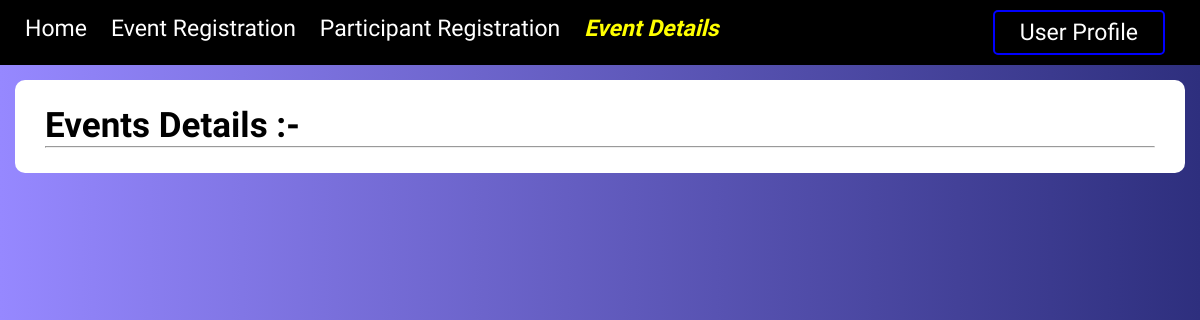
/event_detail, run on an earlier commit of the app's database.
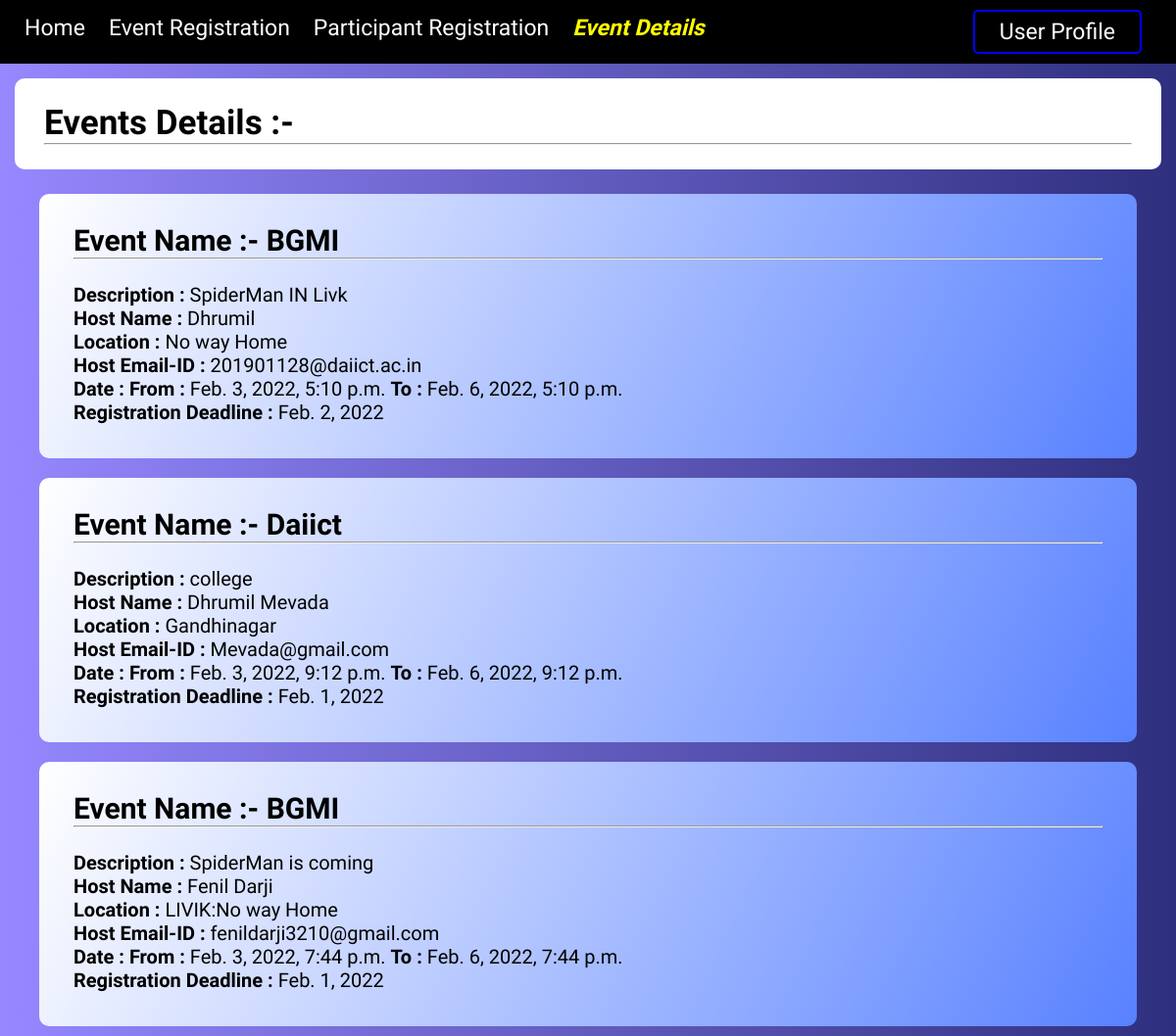
And on a later commit of the database.
### home/models.py (models this page shows)
class Event_Registration(models.Model):
    nEvent = models.CharField( max_length=122,default = "")
    name = models.CharField( max_length=122,default = "")
    desc = models.TextField( max_length=122,default = "")
    location = models.CharField( max_length=122,default = "")
    stime = models.DateTimeField( auto_now=False, auto_now_add=False)
    etime = models.DateTimeField(auto_now=False, auto_now_add=False)
    deadline = models.DateField(auto_now=False, auto_now_add=False)
    host_email = models.EmailField(max_length=244,default="",null=True)
    password = models.CharField(max_length=50)
    nop = models.IntegerField(default="0")

### home/views.py (the view)
# urls.py: path("event_detail", views.event_detail, name='event_detail'),
def event_detail(request):
    event_list = Event_Registration.objects.all().filter(deadline__gte = datetime.now())
    return render(request,"Event Details.html",{'event_list' : event_list})

### templates/Event Details.html (shortened to what this page needs)
<!DOCTYPE html>
<html lang="en">
  {% load static %}
  <head>
    <link rel="stylesheet" type="text/css" href="{% static 'CSS/cssfile.css'%}">
  </head>
  <body>
    <header>
      <nav>
        <ul>
          <div class="else">
            <a href="/">Home</a>
          </div>
          <div class="else">
            <a href="/event_registration">Event Registration</a>
          </div>
          <div class="else">
            <a href="/participant_registration">Participant Registration</a>
          </div>
          <div class="current">
            <a href="/event_detail">Event Details</a>
          </div>
          <div class="lg">
            <a href="/login"><span class = "right">User Profile</span></a>
          </div>
        </ul>
      </nav>
    </header>
    <div class="main3">
      <h1 class="container3">Events Details :- <hr></h1>
    </div>
      {% for event in event_list %}
      <div class="main4">
        <div class="container4">
          <div style="margin-bottom: 15px;">
            <h4 style="margin-bottom: 10px;">
              <h2>Event Name :- <b>{{event.nEvent}} </b></h2>
              <hr>
            </h4>
            <br>
            <p> <b>Description : </b> {{event.desc}} </p>
            <p> <b>Host Name : </b> {{event.name}}</p>
            <p> <b>Location : </b> {{event.location}} </p>
            <p> <b>Host Email-ID : </b>{{event.host_email}} </p>
            <p> <b>Date : From : </b>{{event.stime}} <b> To : </b>{{event.etime}}</p>
            <p> <b>Registration Deadline : </b>{{event.deadline}} </p>
          </div>
        </div>
      </div>
      {% endfor %}
    </body>
    </html>

### static/CSS/cssfile.css (style rules this page uses)
* { margin: 0; padding: 0; box-sizing: border-box; font-family: 'Dancing Script', cursive; font-family: 'Luxurious Roman', cursive; }
.right { align-items: right; text-align: center; text-decoration: none; font-size: 23px; float: right; margin: -5px 20px 0 0; padding: 7px 25px; color: white; border : 2px solid blue; border-radius: 5px; }
ul { list-style: none; margin: 0; padding: 10px; }
a { color: white; font-family: 'Dancing Script', cursive; font-family: 'Luxurious Roman', cursive; margin: 10px; text-align: center; text-decoration: none; font-size: 23px; font-weight: 500; }
nav { width: 100%; height: 60px; padding: 5px; }
body { background: linear-gradient(90deg,#9688ff,#2e2f7e); }
.main3 { display: block; position: sticky; top: 50px; justify-content: center; align-items: center; padding: 15px; }
.main4 { display: flex; padding: 10px; align-content: center; justify-content: center; margin: 0px 30px; }
header { width: 100%; height: 65px; background: rgb(0 0 0); position: sticky; top : 0; z-index: 500; }
.container3 { width: 100%; font-size: 35px; justify-content: center; align-items: center; background: white; padding: 25px 30px; border-radius: 10px; font-weight: 5000; }
.container4 { display: inline; background: linear-gradient(296deg,#5881ff,white); align-items: center; justify-content: center; width: 100vw; padding: 20px 35px; border-radius: 10px; font-size: 20px; }
.current { display: inline-block; border-radius: 5px; font-weight: 1000; }
.current a { color: yellow; font-weight: bold; font-style: oblique; }
.else { display: inline-block; }
.lg { display: inline-block; float: right; }

What changed in the data, as far as the page shows it:
added Event_Registration: nEvent "BGMI", desc "SpiderMan IN Livk", name "Dhrumil", location "No way Home", host_email "201901128@daiict.ac.in", stime "Feb. 3, 2022, 5:10 p.m.", etime "Feb. 6, 2022, 5:10 p.m.", deadline "Feb. 2, 2022"
added Event_Registration: nEvent "Daiict", desc "college", name "Dhrumil Mevada", location "Gandhinagar", host_email "Mevada@gmail.com", stime "Feb. 3, 2022, 9:12 p.m.", etime "Feb. 6, 2022, 9:12 p.m.", deadline "Feb. 1, 2022"
added Event_Registration: nEvent "BGMI", desc "SpiderMan is coming", name "Fenil Darji", location "LIVIK:No way Home", host_email "fenildarji3210@gmail.com", stime "Feb. 3, 2022, 7:44 p.m.", etime "Feb. 6, 2022, 7:44 p.m.", deadline "Feb. 1, 2022"
